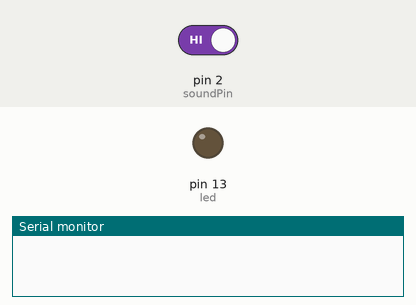
Simulated run of this sketch. Board: Arduino Uno, built with avr-gcc and run on an emulated ATmega328P. Parts: output pins drawn as LEDs (lit = HIGH), the last lines printed to the serial monitor. The inputs (shaded band) are chosen by the test bench; at power-on: pin 2 (soundPin) HIGH.

Above: at 1.2 s.
1.3 s: pin 2 (soundPin) driven LOW
At 2.7 s:
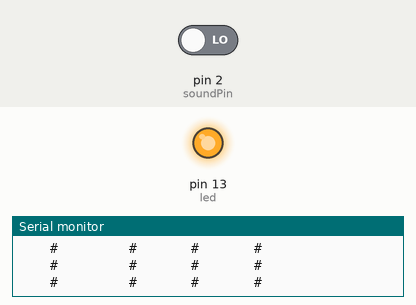
3.0 s: pin 2 (soundPin) driven HIGH
At 3.9 s:
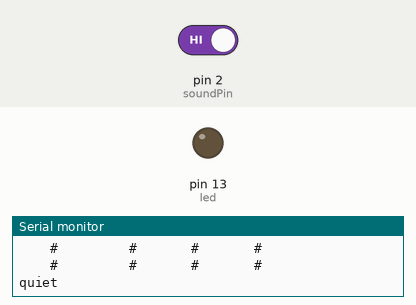
Timing chart, 0 to 6.0 s (numbered marks = the images above; inputs shaded):
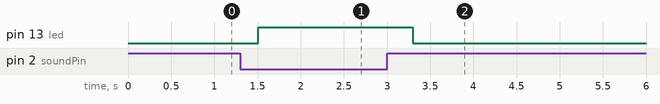

Measured:
- after the input at 1.3 s, pin 13 (led): LOW → HIGH after 0.21 s
- after the input at 3.0 s, pin 13 (led): HIGH → LOW after 0.30 s

The sketch:

sound-sensor.ino
```cpp
/*
* Connect sound sensor to digital pin 2
* We will use the onboard lED to indicate sound detected and output to sr=erial monitor
*/

#define soundPin 2 // Use Pin 10 as our Input
int soundValue = HIGH; // This is where we record our Sound Measurement
int led = 13;

boolean bSound = false;

unsigned long lastSoundTime; // Record the time that we measured a sound

int soundTime = 300; // Number of milli seconds to keep the sound alarm high


void setup ()
  {
  Serial.begin(9600);
  pinMode (soundPin, INPUT) ; // input from the Sound Detection Module
  pinMode(led, OUTPUT);
}

void loop ()
{
  //digitalWrite(13, HIGH);
  soundValue = digitalRead (soundPin) ; // read the sound alarm time
  //Serial.println(soundValue);
  if (soundValue == LOW) // If we hear a sound
  {

    lastSoundTime = millis(); // record the time of the sound alarm
    // We don't want to fill up monitor
    if (!bSound){
      Serial.println("##########    #########       #########");
      Serial.println("    #         #       #       #       #");
      Serial.println("    #         #       #       #       #");
      Serial.println("    #         #########       #########");
      Serial.println("    #         #       #       #");
      Serial.println("    #         #       #       #");
      Serial.println("    #         #       #       #");
      Serial.println("\n\n\n");
      digitalWrite(led, HIGH);
      bSound = true;
    }
  }
  else
  {
    if( (millis()-lastSoundTime) > soundTime && bSound){
      Serial.println("quiet");
      digitalWrite(led, LOW);
      bSound = false;
    }
  }
}
```
